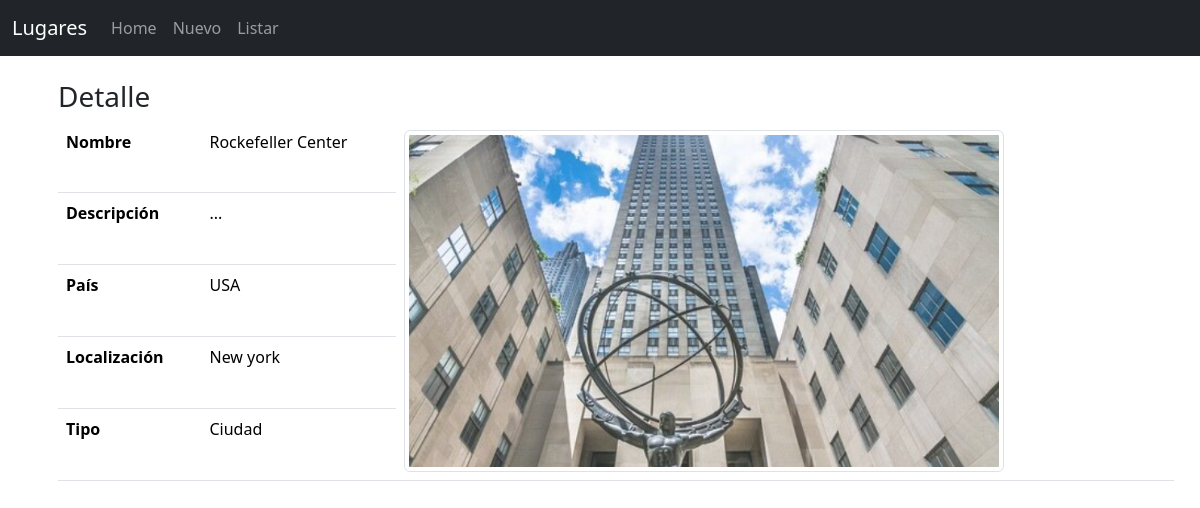
The page /detaller/2/ on the database its author committed.
### lugares/models.py (models this page shows, shortened)
class Lugar(models.Model):
    tipos = (('Desierto', 'Desierto'), ('Montaña', 'Montaña'), ('Playa', 'Playa'), ('Bosque', 'Bosque'), ('Ciudad', 'Ciudad'))
    nombre = models.CharField(max_length=100)
    descripcion = models.TextField()
    pais = models.CharField(max_length=100)
    localizacion = models.CharField(max_length=100)
    tipo = models.CharField(max_length=100, choices=tipos)
    imagen = models.ImageField(upload_to='lugares', null=True, blank=True)
    class Meta:
        db_table = 'lugares'
        ordering = ['nombre']

### lugares/views.py (the view)
# urls.py: path('detaller/<int:pk>/', view=views.DetalleLugarView.as_view(), name='detalle_lugar'),
class DetalleLugarView(DetailView):
    model = Lugar
    template_name = 'detalle_lugar.html'
    context_object_name = 'lugar'

### lugares/templates/detalle_lugar.html (shortened to what this page needs)
{% extends 'base.html' %}
{% load static %}
{% block content %}
    {% load crispy_forms_tags %}
    <div class="container">
        <div class="row">
            <div class="col-sm-6  col-md-12 col-lg-12">
                <br>
                <h3>Detalle</h3>
                    <table class="table">
                        <tr>
                            <th>Nombre</th>
                            <td>{{ lugar.nombre }}</td>
                            <td rowspan="5">
                                <img src="{{ lugar.imagen.url }}" alt="{{ lugar.nombre }}" class = "img-fluid img-thumbnail"  width="600">
                            </td>
                        </tr>
                        <tr>
                            <th>Descripción</th>
                            <td>{{ lugar.descripcion }}</td>
                        </tr>
                        <tr>
                            <th>País</th>
                            <td>{{ lugar.pais }}</td>
                        </tr>
                        <tr>
                            <th>Localización</th>
                            <td>{{ lugar.localizacion }}</td>
                        </tr>
                        <tr>
                            <th>Tipo</th>
                            <td>{{ lugar.tipo }}</td>
                        </tr>
            </div>
        </div>
{% endblock %}

### rows shown on the page
Lugar: nombre "Rockefeller Center", imagen (picture), descripcion "...", pais "USA", localizacion "New york", tipo "Ciudad"
